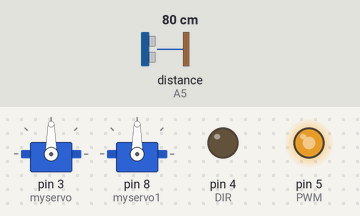
A sketch run on a simulated Arduino Uno, built with avr-gcc and run on an emulated ATmega328P. Parts: 2 × servo, output pins drawn as LEDs (lit = HIGH). Wiring (inferred from the names in the program): ultrasonic range finder: trigger A4; echo A5. The test bench sets the inputs (shaded band); at power-on: distance to the obstacle (sensor on A5) 80 cm. The echo pulse lasts 58.3 µs per cm; pins used as bus, display or sensor lines are not drawn.

Above: at 1.8 s.
1.9 s: distance to the obstacle (sensor on A5) set to 64 cm
3.4 s: distance to the obstacle (sensor on A5) set to 57 cm
At 6.1 s:
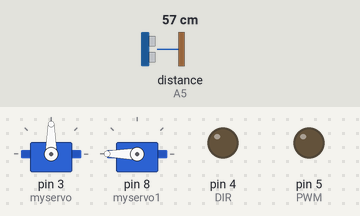
6.5 s: distance to the obstacle (sensor on A5) set to 2 cm
At 9.2 s:
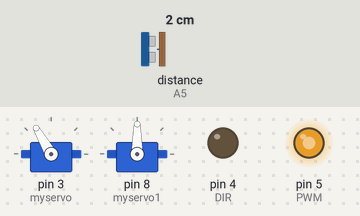
9.5 s: distance to the obstacle (sensor on A5) set to 120 cm
At 11.1 s:
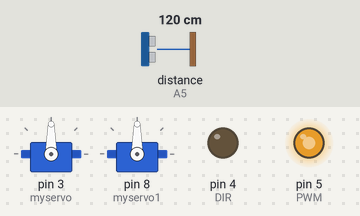
12.0 s: distance to the obstacle (sensor on A5) set to 4 cm
At 17.5 s:
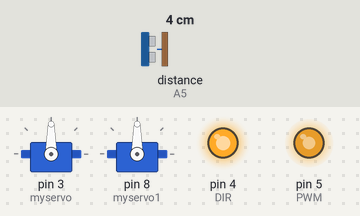
Timing chart, 0 to 19.0 s (numbered marks = the images above; inputs shaded):
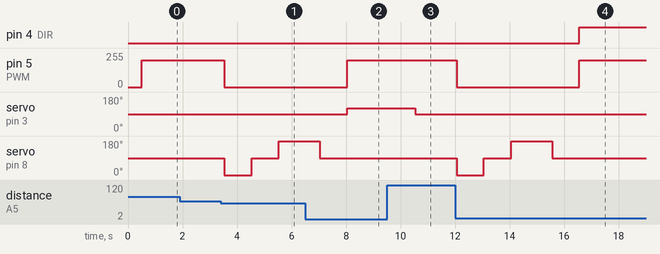

Measured:
- the behaviour switches between 61 and 60 cm on distance to the obstacle (sensor on A5) (found by bisection; images 0 and 1)
- after the input at 1.9 s, every drawn part: stays the same
- after the input at 3.4 s, pin 5 (PWM): 200/255 → 0/255 after 0.13 s; servo on pin 8 (myservo1): 90° → 0° after 0.13 s, → 90° 1.0 s later, → 180° 1.0 s later
- after the input at 6.5 s, pin 5 (PWM): goes on until 8.0 s, then stays 200/255; servo on pin 3 (myservo): 90° → 120° after 1.5 s; servo on pin 8 (myservo1): goes on until 7.0 s, then stays 90°
- after the input at 9.5 s, pin 5 (PWM): stays 200/255 (without the input it goes to 0/255 after 1.5 s); servo on pin 8 (myservo1): stays 90° (without the input it goes to 0° after 1.5 s)
- after the input at 12.0 s, pin 4 (DIR): LOW → HIGH after 4.6 s; pin 5 (PWM): 200/255 → 0/255 after 0.05 s, → 200/255 4.5 s later; servo on pin 8 (myservo1): 90° → 0° after 0.05 s, → 90° 1.0 s later, → 180° 1.0 s later, → 90° 1.5 s later

The sketch:

HC-SR04.ino
```cpp
#include <Servo.h>            //添加舵机库
Servo myservo;
Servo myservo1;                //定义2个舵机
int Echo = A5;                 // Echo回声脚
int Trig = A4;                 // Trig 触发脚
int PWM = 5;                   //定义电机PWM引脚
int DIR = 4;                   //定义电机方向引脚
int val = 200;                 //电机速度

int rightDistance = 0,leftDistance = 0,middleDistance = 0 ;

int Distance_test()               // 量出前方距离
{
  digitalWrite(Trig, LOW);        // 给触发脚低电平2μs
  delayMicroseconds(2);
  digitalWrite(Trig, HIGH);       // 给触发脚高电平10μs，这里至少是10μs
  delayMicroseconds(10);
  digitalWrite(Trig, LOW);        // 持续给触发脚低电
  float Fdistance = pulseIn(Echo, HIGH);  // 读取高电平时间(单位：微秒)
  Fdistance= Fdistance/58;       //为什么除以58等于厘米，  Y米=（X秒*344）/2
  // X秒=（ 2*Y米）/344 ==》X秒=0.0058*Y米 ==》厘米=微秒/58
  return (int)Fdistance;
}

void setup() {
  Serial.begin(9600);             // 初始化串口
  pinMode(Echo, INPUT);            // 定义超声波输入脚
  pinMode(Trig, OUTPUT);           // 定义超声波输出脚
  pinMode(PWM,OUTPUT);
  pinMode(DIR,OUTPUT);
  myservo.attach(3);               //定义转向舵机
  myservo1.attach(8);              //定义超声波舵机
  myservo.write(90);
}

void loop() {
  myservo1.write(90);
  delay(500);
  middleDistance = Distance_test();
  if(middleDistance <= 60) {                          //小于60厘米小车停止
    analogWrite(PWM,LOW);
    digitalWrite(DIR,LOW);

    myservo1.write(0);                                //前左右测距
    delay(1000);
    rightDistance = Distance_test();
    myservo1.write(90);
    delay(1000);
    myservo1.write(180);
    delay(1000);
    leftDistance = Distance_test();
    delay(500);
    myservo1.write(90);
    delay(1000);
    if(rightDistance < 20 && leftDistance < 20){    //后退
      myservo.write(90);
      digitalWrite(DIR,HIGH);
      analogWrite(PWM, val);
      delay(3000);
    }
    if(rightDistance > leftDistance){               //右转
      digitalWrite(DIR,LOW);
      analogWrite(PWM, val);
      myservo.write(120);
      delay(2500);
      myservo.write(90);
    }else if(rightDistance < leftDistance){         //左转
      digitalWrite(DIR,LOW);
      analogWrite(PWM, val);
      myservo.write(35);
      delay(2500);
      myservo.write(90);
    }else{                                          //前进
      digitalWrite(DIR,LOW);
      analogWrite(PWM, val);
    }
  }else
    digitalWrite(DIR,LOW);
    analogWrite(PWM, val);
}
```
